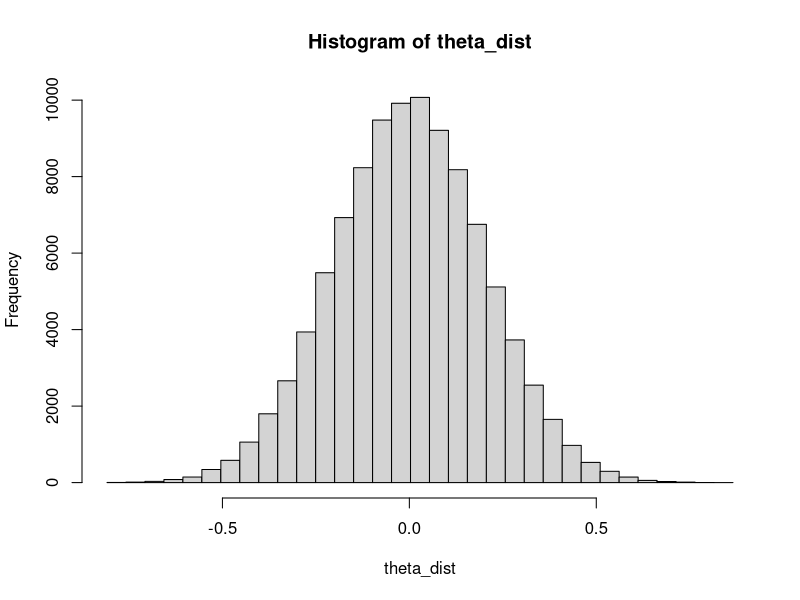

The R script that drew this image: (Note: this script raises an error after producing the figure.)
#### Shun-Chen idea of first best idea knowing the state variables

library(tidyverse)

sizex = 200 #size of the state grid
sizez = 4  #size of the shock grid
T=50 #time horizon for backward induction

cshape=1.3 #cost shaping parameter
delta=.96

r=0.8
K=1000

small=K/100
p=5
c=250

a=0.008

#Environmental parameters
mean_theta=0

sigma_theta=0.2


#### HCR control ####
hcr="two"

#### Payouts and Premiums parameters ####
insurance=1 #use insurance 1, 0 no insurance
gamma=250
coverage=0
findNearest<-function(x,y){
  index<-which.min(abs(x-y))
  return(index)
}




#### Set up state grid ####
xgrid = seq(small,K,length.out=sizex)

#### Set up shock grid ####
#eps_list<-c(-.1,0)
#theta_list<-c(.5,-.1)
#d=c(theta_list,eps_list)
#z_list=split(d,ceiling(seq_along(d)/2))

#z_grid=c(0.4,0.6)

n_z=33
n_sims=100000

set.seed(42)

#Get distribution and bins of
theta_raw<-rnorm(n_sims,mean=mean_theta,sd=sigma_theta)
theta_dist<-theta_raw[which(theta_raw>-1)]

thetahist<-hist(theta_dist,breaks=seq(min(theta_dist),max(theta_dist),l=n_z+1))
## Make bins classification
bins=theta_dist
for(k in 2:length(thetahist$breaks)){
  index=which(theta_dist>thetahist$breaks[k-1]&theta_dist<=thetahist$breaks[k])
  bins[index]=k-1
}

theta_df<-data.frame(theta_dist=theta_dist,bins=bins)

means<- theta_df %>% 
  group_by(bins) %>% 
  summarize(mean=mean(theta_dist))

#elminate first observation
means=means[-1,]
theta_prop=thetahist$counts/n_sims
theta_val=means$mean

# Use distribution to get insurance parameters
trigger_index=findNearest(coverage,theta_val)
trigger=theta_val[trigger_index]
trigger_prop=sum(theta_prop[1:trigger_index])


#### Optimization functions ####
harvest <- function(f, biomass, theta){
  if(hcr == "one"){
    #1)Harvest set to according to pre-shock biomass
    harvest = f * biomass
  }else if(hcr == "two"){ 
    #2)estimate of post-shock biomass (no epsilon or beta)
    harvest = f * biomass * (1+theta)
  }else if(hcr == "three"){ 
    #3)perfect knowledge of post-shcok biomass (w/epsilon and beta)
    #harvest = f * biomass * (beta * exp((theta - sigma_theta^2/2))+(1-beta)*exp(epsilon - sigma_eps^2/2))
  }
  
  return(harvest)
}

#Growth function
growth = function(b,f,theta)
{
  
  escapement=b*(1+theta)-harvest(f=f,biomass=b,theta = theta)
  
  if(escapement>K){
    bnext=K
  }else if(escapement<0){
    bnext=small
  }  else{
    
    bnext = escapement + r*escapement*(1-escapement/K)
  }
  
  return(bnext)
}



pi = function(f,b,theta)
{
  
  #Make Calculations with insurance, insurance defined globally in param space
  if(insurance==1){
    if(theta<=trigger){ #check if we payout, note: constant payment for now so premium and payout easy to calculate
      payout=gamma
    }else{
      payout=0
    }
    
    premium=gamma*trigger_prop
    profit=(p*harvest(f=f,biomass=b,theta = theta))-(c*(f^cshape))+payout-premium
  }else{
    
    profit = (p*harvest(f=f,biomass=b,theta = theta))-(c*(f^cshape))
  }
  
  return(profit)
}

Payoff = function(f,b,theta,V){
  
  xnext = growth(b,f,theta)
  
  #sp_store<-vector(mode="numeric",length=ncol(V))
  
  

  
  n<-which(theta==theta_val)
    
    temp<-spline(x=xgrid,y=V[,n],xout=xnext,method="natural")
    sp_store<-temp$y
    
    
  
  
  Vfuture=delta*sp_store
  #Discounts and add shock probability weights for all splined future Vs
  temp_prof=pi(f,b,theta)
  
  
  utility=-(1-exp(-a*(temp_prof))+Vfuture)
  
  
  #browser()
  return(utility)
}

options=list("algorithm"="NLOPT_LN_COBYLA",xtol_rel=1e-06)
DFall = data.frame()
Vnext = matrix(ncol = length(theta_prop),nrow =sizex)
V = matrix(0,ncol=length(theta_prop),nrow=sizex)
pol_converged=matrix(0,nrow=sizex,ncol = length(theta_prop)) #Harvest Policy function
polnow=matrix(0,nrow=sizex,ncol = length(theta_prop))

step=1
error="False"
tol=0.001

while(error=="False"){
  t=step
  print(t)
  #Loop over shocks space
  for(j in 1:length(theta_prop)){
    
    temptheta=theta_val[j]
    
    
    for(i in 1:length(xgrid)){
      b=xgrid[i]
      guess=0.1
      low=.0001
      high= 1
      output = nloptr(x0=guess,eval_f=Payoff,lb=0,ub=1,opts=options,b=b,V=V,theta=temptheta)
      fstar = output$solution
      Vstar = -output$objective
      Vnext[i,j]=Vstar
      DFnow = data.frame(time=t,b=b,fstar=fstar,Vstar=Vstar,theta=temptheta)
      DFall = bind_rows(DFall,DFnow)
      polnow[i,j]=fstar
    }
  }
  
  #Check if errors reach tolerance for policy function convergence
  
  
  comp<-abs(polnow-pol_converged)
  error_vec<-colMeans(comp)
  
  
  if(sum(error_vec<tol)==length(error_vec) & step>10){
    error="True"
  }else{
    error="False"
  }
  
  step=step+1
  
  V=Vnext
  pol_converged=polnow
  
  
  #Check to make sure we stop eventually
  if(step==400){
    print('Maximum number of iterations (400) reached.')
    break
  }
}



temp_ins_t<-DFall %>% 
  filter(time==max(DFall$time)) %>% 
  mutate(ins='Insurance')

temp<-DFall %>% 
  filter(time==max(DFall$time)) %>% 
  group_by(b) %>% 
  summarize(pol_opt=weighted.mean(fstar,theta_prop)) %>% 
  mutate(ins='Insurance')

ggplot(temp_ins_t,aes(x=b,y=fstar,color=theta,group=theta))+geom_path()+scale_color_gradient2(midpoint=0,low='red',high='blue',mid = 'grey')


no_ins$ins='no'
h<-rbind(temp_ins_t,no_ins)

ggplot(h,aes(x=b,y=fstar,color=theta,group=theta))+geom_path()+scale_color_gradient2(midpoint=0,low='red',high='blue',mid = 'grey')+facet_wrap(~ins)

no_ins_sum$ins='no'
j<-rbind(temp,no_ins_sum)

ggplot(temp,aes(x=b,y=pol_opt,color=ins))+geom_line()



